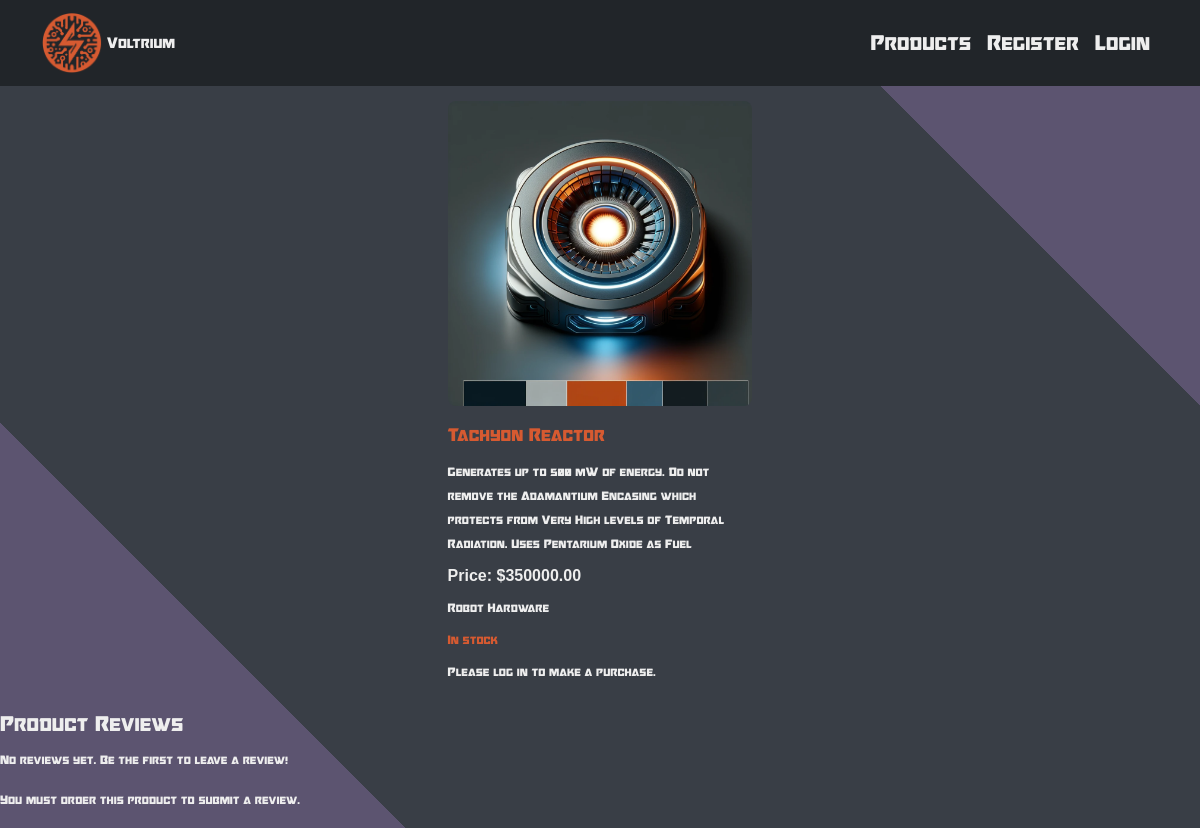
The app's page /product/16/, older data.
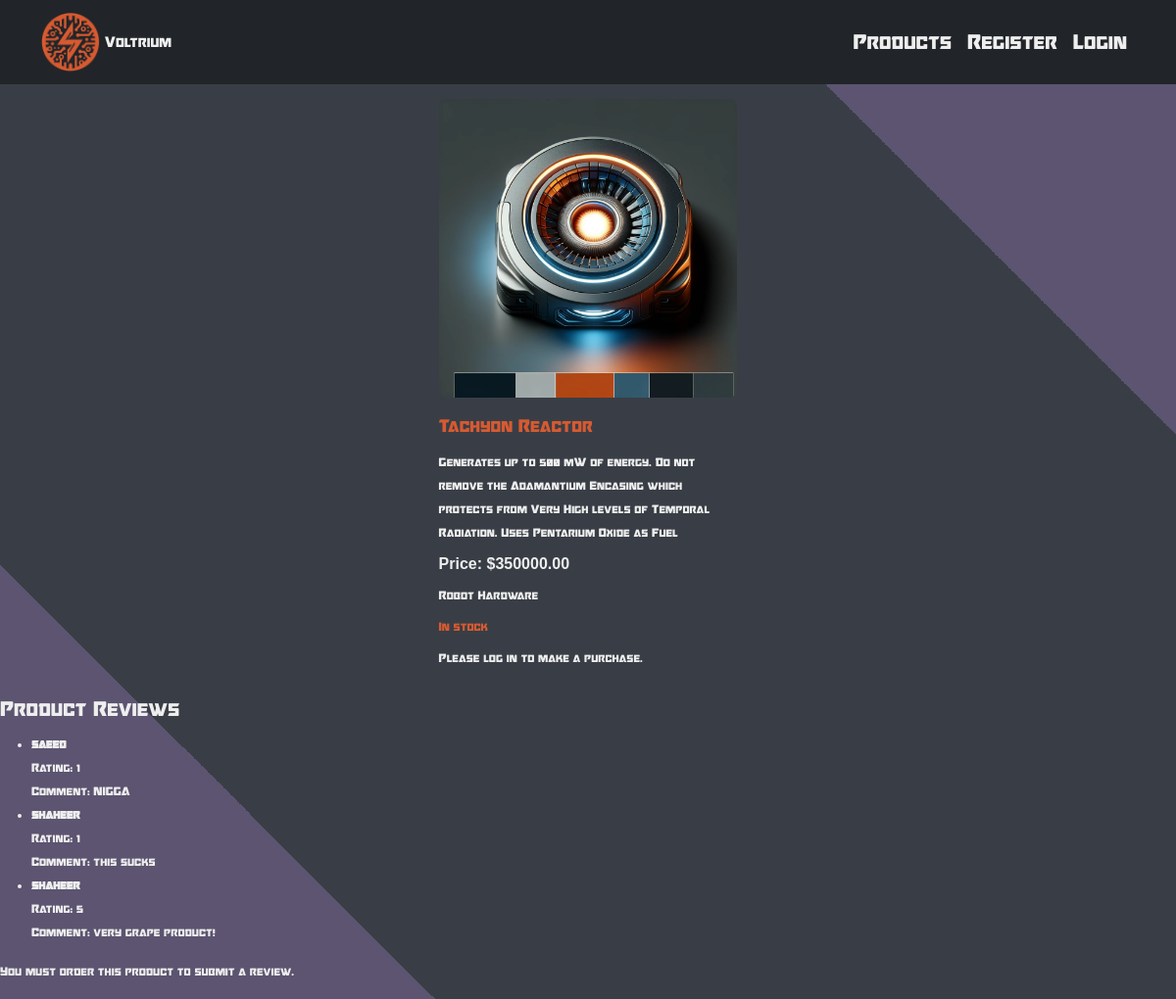
The same page, newer data.
### voltrium/models.py (models this page shows, shortened)
class Review(models.Model):
    product = models.ForeignKey(Product, on_delete=models.CASCADE)
    user = models.ForeignKey(User, on_delete=models.CASCADE)
    rating = models.IntegerField()
    comment = models.TextField()
    review_date = models.DateTimeField(auto_now_add=True)

class User(AbstractBaseUser, PermissionsMixin):
    username = models.CharField(max_length=30, unique=True,null=False, default='default_username')
    first_name = models.CharField(max_length=30)
    last_name = models.CharField(max_length=30)
    phone_number = models.CharField(max_length=15, blank=True, null=True)
    password = models.CharField(max_length=30)
    is_active = models.BooleanField(default=True)
    is_staff = models.BooleanField(default=False)
    objects = CustomUserManager()
    USERNAME_FIELD = 'username'
    REQUIRED_FIELDS = []

### voltrium/views.py (the view)
# urls.py: path('product/<int:product_id>/', product_detail, name='product_detail'),
def product_detail(request, product_id):
    product = get_object_or_404(Product, pk=product_id)
    user = request.user
    has_ordered = False
    if user.is_authenticated:
        has_ordered = OrderLine.objects.filter(
            order__user=user,
            product=product,
            review_submitted=True
        ).exists()
    reviews = Review.objects.filter(product=product)
    if request.method == 'POST' and has_ordered:
        review_form = ReviewForm(request.POST)
        if review_form.is_valid():
            review = review_form.save(commit=False)
            review.product = product
            review.user = user
            review.save()
            order_line = OrderLine.objects.get(
                order__user=user,
                product=product,
                review_submitted=True
            )
            order_line.review_submitted = False
            order_line.save()
            return redirect('product_detail', product_id=product.id)
    else:
        review_form = ReviewForm()
    return render(request, 'product/product_detail.html', {
        'product': product,
        'has_ordered': has_ordered,
        'review_form': review_form,
        'reviews': reviews
    })

### voltrium/models.py (called while the page is built)
    def __str__(self):
        return self.category_name

### voltrium/templates/product/product_detail.html (shortened to what this page needs)
{% load static %}
<!DOCTYPE html>
<html lang="en">
<head>
    <link href="https://cdn.jsdelivr.net/npm/bootstrap@5.3.2/dist/css/bootstrap.min.css" rel="stylesheet">
    <link rel="stylesheet" href="{% static 'voltrium/style/styles.css' %}">
</head>
<body>
    <nav class="navbar navbar-expand-lg navbar-dark bg-dark">
        <div class="container">
            <a class="navbar-brand" href="{% url 'home' %}">
                <img src="{% static 'images/logo.png' %}" alt="Your Logo" height="60">
                Voltrium
            </a>
            <div class="collapse navbar-collapse" id="navbarNav">
                <ul class="navbar-nav ms-auto">
                    {% if user.is_authenticated %}
                    <li class="nav-item">
                        <a class="nav-link" href="{% url 'all_products' %}">Products</a>
                    </li>
                    <li class="nav-item">
                        <a class="nav-link" href="{% url 'logout' %}">Logout</a>
                    </li>
                    <li class="nav-item">
                        <a class="nav-link" href="{% url 'profile' %}">Profile</a>
                    </li>
                    <li class="nav-item">
                        <a class="nav-link" href="{% url 'view_cart' %}">
                            <img src="{% static 'images/cart.png' %}" alt="Cart" width="40" height="40">
                        </a>
                    </li>
                    {% else %}
                    <li class="nav-item">
                        <a class="nav-link" href="{% url 'all_products' %}">Products</a>
                    </li>
                    <li class="nav-item">
                        <a class="nav-link" href="{% url 'register_user' %}">Register</a>
                    </li>
                    <li class="nav-item">
                        <a class="nav-link" href="{% url 'login' %}">Login</a>
                    </li>
                    {% endif %}
                </ul>
            </div>
        </div>
    </nav>
    <div class="container">
        <div class="product-container">
            <div class="product-card">
                {% if product.picture %}
                <img src="{{ product.picture.url }}" alt="{{ product.name }}">
                {% endif %}
                <h3>{{ product.name }}</h3>
                <p>{{ product.description }}</p>
                <p class="price">Price: ${{ product.price }}</p>
                <p>{{ product.category }}</p>
                <p class="{% if product.stock_quantity > 0 %}in-stock{% else %}out-of-stock{% endif %}">
                    {% if product.stock_quantity > 0 %} In stock {% else %} Out of stock {% endif %}
                </p>
                {% if user.is_authenticated %}
                <form method="post" action="{% url 'add_to_cart' product.id %}">
                    {% csrf_token %}
                    <button type="submit" class="btn btn-dark">Add to cart</button>
                </form>
                {% else %}
                <p>Please <a href="{% url 'login' %}">log in</a> to make a purchase.</p>
                {% endif %}
            </div>
        </div>
    </div>
    <div class="review-container">
        <h3>Product Reviews</h3>
        {% if reviews %}
        <ul>
            {% for review in reviews %}
            <li class="review-card">
                <strong>{{ review.user.username }}</strong> <br>
                Rating: {{ review.rating }}<br>
                Comment: {{ review.comment }}<br>
            </li>
            {% endfor %}
        </ul>
        {% else %}
        <p>No reviews yet. Be the first to leave a review!</p>
        {% endif %}
        {% if has_ordered %}
        <h3>Submit a Review</h3>
        <form method="post" action="{% url 'product_detail' product_id=product.id %}">
            {% csrf_token %}
            {{ review_form.as_p }}
            <button type="submit" class="btn btn-dark">Submit Review</button>
        </form>
        {% else %}
        <p>You must order this product to submit a review.</p>
        {% endif %}
    </div>
</body>
</html>

Row changes from the older to the newer data that the page shows:
added Review: user.username "saeed", rating "1", comment "NIGGA"
added Review: user.username "shaheer", rating "1", comment "this sucks"
added Review: user.username "shaheer", rating "5", comment "very grape product!"
Text that changed along with them:
text no longer shown: "No reviews yet. Be the first to leave a review!"
